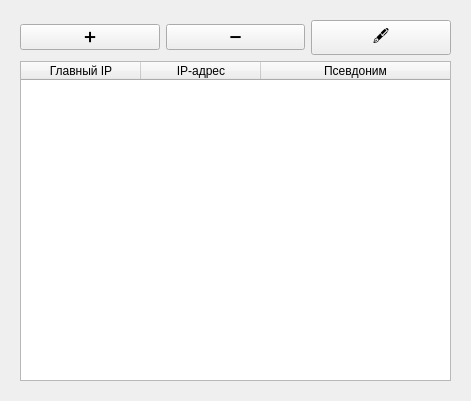
<?xml version="1.0" encoding="UTF-8"?>
<ui version="4.0">
 <class>IP-Manager</class>
 <widget class="QWidget" name="IP-Manager">
  <property name="geometry">
   <rect>
    <x>0</x>
    <y>0</y>
    <width>471</width>
    <height>401</height>
   </rect>
  </property>
  <property name="windowTitle">
   <string>IP-Manager</string>
  </property>
  <layout class="QGridLayout" name="gridLayout_2">
   <item row="0" column="0">
    <widget class="QWidget" name="widget" native="true">
     <layout class="QGridLayout" name="gridLayout">
      <item row="0" column="0">
       <layout class="QHBoxLayout" name="buttonsLayout">
        <item>
         <widget class="QPushButton" name="addButton">
          <property name="font">
           <font>
            <pointsize>11</pointsize>
           </font>
          </property>
          <property name="text">
           <string>➕</string>
          </property>
         </widget>
        </item>
        <item>
         <widget class="QPushButton" name="deleteButton">
          <property name="font">
           <font>
            <pointsize>11</pointsize>
           </font>
          </property>
          <property name="text">
           <string>➖</string>
          </property>
         </widget>
        </item>
        <item>
         <widget class="QPushButton" name="changeButton">
          <property name="font">
           <font>
            <pointsize>11</pointsize>
           </font>
          </property>
          <property name="text">
           <string>🖋️</string>
          </property>
         </widget>
        </item>
       </layout>
      </item>
      <item row="1" column="0">
       <widget class="QTableWidget" name="ipList">
        <property name="rowCount">
         <number>0</number>
        </property>
        <property name="columnCount">
         <number>3</number>
        </property>
        <attribute name="horizontalHeaderCascadingSectionResizes">
         <bool>false</bool>
        </attribute>
        <attribute name="horizontalHeaderDefaultSectionSize">
         <number>120</number>
        </attribute>
        <attribute name="horizontalHeaderShowSortIndicator" stdset="0">
         <bool>false</bool>
        </attribute>
        <attribute name="horizontalHeaderStretchLastSection">
         <bool>true</bool>
        </attribute>
        <attribute name="verticalHeaderCascadingSectionResizes">
         <bool>false</bool>
        </attribute>
        <attribute name="verticalHeaderStretchLastSection">
         <bool>false</bool>
        </attribute>
        <column>
         <property name="text">
          <string>Главный IP</string>
         </property>
        </column>
        <column>
         <property name="text">
          <string>IP-адрес</string>
         </property>
        </column>
        <column>
         <property name="text">
          <string>Псевдоним</string>
         </property>
        </column>
       </widget>
      </item>
     </layout>
    </widget>
   </item>
  </layout>
 </widget>
 <resources/>
 <connections/>
</ui>
